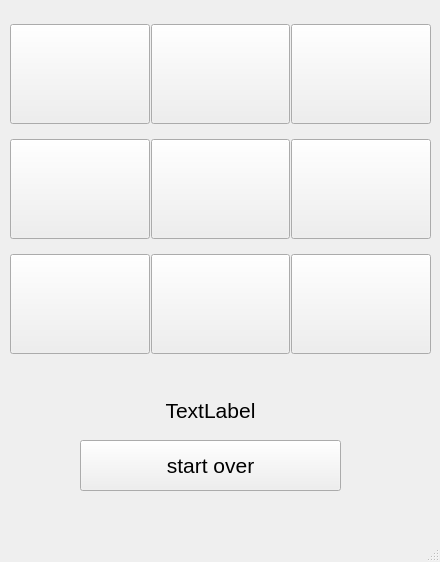
<?xml version="1.0" encoding="UTF-8"?>
<ui version="4.0">
 <class>MainWindow</class>
 <widget class="QMainWindow" name="MainWindow">
  <property name="geometry">
   <rect>
    <x>0</x>
    <y>0</y>
    <width>440</width>
    <height>562</height>
   </rect>
  </property>
  <property name="windowTitle">
   <string>Tic Tac Toi</string>
  </property>
  <widget class="QWidget" name="centralwidget">
   <widget class="QWidget" name="gridLayoutWidget">
    <property name="geometry">
     <rect>
      <x>10</x>
      <y>10</y>
      <width>421</width>
      <height>361</height>
     </rect>
    </property>
    <layout class="QGridLayout" name="gridLayout">
     <property name="spacing">
      <number>1</number>
     </property>
     <item row="3" column="2">
      <widget class="QPushButton" name="pushButton_10">
       <property name="minimumSize">
        <size>
         <width>100</width>
         <height>100</height>
        </size>
       </property>
       <property name="font">
        <font>
         <pointsize>24</pointsize>
        </font>
       </property>
       <property name="toolTipDuration">
        <number>-1</number>
       </property>
       <property name="text">
        <string/>
       </property>
      </widget>
     </item>
     <item row="3" column="1">
      <widget class="QPushButton" name="pushButton_9">
       <property name="minimumSize">
        <size>
         <width>100</width>
         <height>100</height>
        </size>
       </property>
       <property name="font">
        <font>
         <pointsize>24</pointsize>
        </font>
       </property>
       <property name="toolTipDuration">
        <number>-1</number>
       </property>
       <property name="text">
        <string/>
       </property>
      </widget>
     </item>
     <item row="0" column="2">
      <widget class="QPushButton" name="pushButton_4">
       <property name="minimumSize">
        <size>
         <width>100</width>
         <height>100</height>
        </size>
       </property>
       <property name="font">
        <font>
         <pointsize>24</pointsize>
        </font>
       </property>
       <property name="toolTipDuration">
        <number>-1</number>
       </property>
       <property name="text">
        <string/>
       </property>
      </widget>
     </item>
     <item row="1" column="1">
      <widget class="QPushButton" name="pushButton_6">
       <property name="minimumSize">
        <size>
         <width>100</width>
         <height>100</height>
        </size>
       </property>
       <property name="font">
        <font>
         <pointsize>24</pointsize>
        </font>
       </property>
       <property name="toolTipDuration">
        <number>-1</number>
       </property>
       <property name="text">
        <string/>
       </property>
      </widget>
     </item>
     <item row="0" column="1">
      <widget class="QPushButton" name="pushButton_3">
       <property name="minimumSize">
        <size>
         <width>100</width>
         <height>100</height>
        </size>
       </property>
       <property name="font">
        <font>
         <pointsize>24</pointsize>
        </font>
       </property>
       <property name="toolTipDuration">
        <number>-1</number>
       </property>
       <property name="text">
        <string/>
       </property>
      </widget>
     </item>
     <item row="1" column="2">
      <widget class="QPushButton" name="pushButton_7">
       <property name="minimumSize">
        <size>
         <width>100</width>
         <height>100</height>
        </size>
       </property>
       <property name="font">
        <font>
         <pointsize>24</pointsize>
        </font>
       </property>
       <property name="toolTipDuration">
        <number>-1</number>
       </property>
       <property name="text">
        <string/>
       </property>
      </widget>
     </item>
     <item row="3" column="0">
      <widget class="QPushButton" name="pushButton_8">
       <property name="minimumSize">
        <size>
         <width>100</width>
         <height>100</height>
        </size>
       </property>
       <property name="font">
        <font>
         <pointsize>24</pointsize>
        </font>
       </property>
       <property name="toolTipDuration">
        <number>-1</number>
       </property>
       <property name="text">
        <string/>
       </property>
      </widget>
     </item>
     <item row="0" column="0">
      <widget class="QPushButton" name="pushButton_2">
       <property name="minimumSize">
        <size>
         <width>100</width>
         <height>100</height>
        </size>
       </property>
       <property name="font">
        <font>
         <pointsize>24</pointsize>
        </font>
       </property>
       <property name="toolTipDuration">
        <number>-1</number>
       </property>
       <property name="text">
        <string/>
       </property>
      </widget>
     </item>
     <item row="1" column="0">
      <widget class="QPushButton" name="pushButton_5">
       <property name="minimumSize">
        <size>
         <width>100</width>
         <height>100</height>
        </size>
       </property>
       <property name="font">
        <font>
         <pointsize>24</pointsize>
        </font>
       </property>
       <property name="toolTipDuration">
        <number>-1</number>
       </property>
       <property name="text">
        <string/>
       </property>
      </widget>
     </item>
    </layout>
   </widget>
   <widget class="QPushButton" name="pushButton">
    <property name="geometry">
     <rect>
      <x>80</x>
      <y>440</y>
      <width>261</width>
      <height>51</height>
     </rect>
    </property>
    <property name="font">
     <font>
      <pointsize>16</pointsize>
     </font>
    </property>
    <property name="text">
     <string>start over</string>
    </property>
   </widget>
   <widget class="QLabel" name="label">
    <property name="geometry">
     <rect>
      <x>90</x>
      <y>390</y>
      <width>241</width>
      <height>41</height>
     </rect>
    </property>
    <property name="font">
     <font>
      <pointsize>16</pointsize>
     </font>
    </property>
    <property name="text">
     <string>TextLabel</string>
    </property>
    <property name="alignment">
     <set>Qt::AlignCenter</set>
    </property>
   </widget>
  </widget>
  <widget class="QMenuBar" name="menubar">
   <property name="geometry">
    <rect>
     <x>0</x>
     <y>0</y>
     <width>440</width>
     <height>26</height>
    </rect>
   </property>
  </widget>
  <widget class="QStatusBar" name="statusbar"/>
 </widget>
 <resources/>
 <connections/>
</ui>
